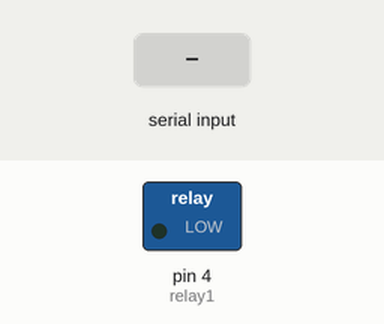
The sketch below on a simulated Arduino Uno, built with avr-gcc and run on an emulated ATmega328P. Shown: switched loads named in the sketch (green lamp = pin HIGH). Inputs (shaded band) come from the test bench.

Above: at 1.2 s.
1.3 s: "1" received over the second serial link
At 1.7 s:
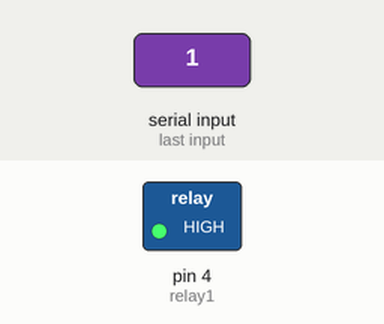
2.8 s: "0" received over the second serial link
At 4.1 s:
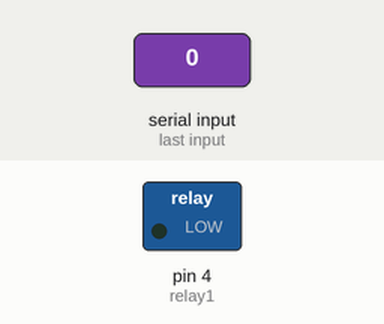
Timing chart, 0 to 5.8 s (numbered marks = the images above; inputs shaded):
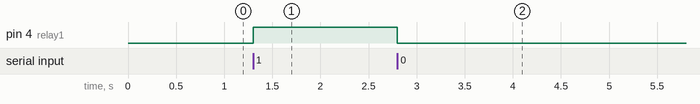

The sketch:

bluetooth_appliance_control.ino
```cpp
// Arduino HC-05 Bluetooth Appliance Controller
#include <SoftwareSerial.h>

SoftwareSerial btSerial(10, 11); // RX, TX
const int relay1 = 4;

void setup() {
  pinMode(relay1, OUTPUT);
  digitalWrite(relay1, LOW);
  btSerial.begin(9600);
}

void loop() {
  if (btSerial.available()) {
    char cmd = btSerial.read();
    if (cmd == '1') digitalWrite(relay1, HIGH);
    else if (cmd == '0') digitalWrite(relay1, LOW);
  }
}
```

Measured:
- after the input at 1.3 s, pin 4 (relay1): LOW → HIGH at once
- after the input at 2.8 s, pin 4 (relay1): HIGH → LOW at once
